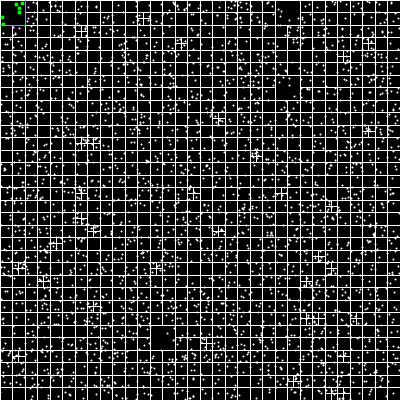
Frame 1 (no input)
Frame 60 (the mouse pressed at the canvas centre just before this capture): identical to frame 1, image omitted
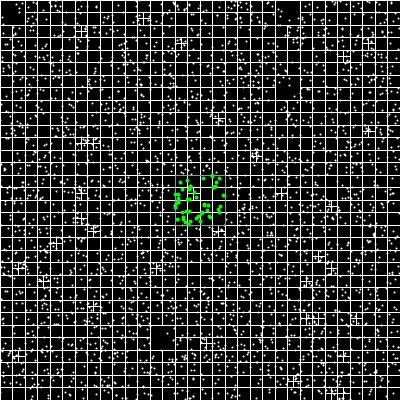
Frame 120 (the mouse held since frame 60 and released just before this capture)

The Processing sketch that drew these frames (run headless with seeded random() and noise(); from frame 60 on, the mouse is pressed at the canvas centre):

// Processing sketch: QuadTreeExample
// ── QuadTreeExample.pde
QuadTree qtree;

void setup() {
  size(400, 400);
  background(255);
  Rectangle boundary = new Rectangle(200, 200, 200, 200);
  qtree = new QuadTree(boundary, 4);
  for (int i = 0; i < 3000; i++) {
    Point p = new Point(random(width), random(height));
    qtree.insert(p);
  }
}

void draw() {
  background(0);
  qtree.show();
  stroke(0, 255, 0);
  rectMode(CENTER);
  Rectangle range = new Rectangle(mouseX, mouseY, 25, 25);
  rect(range.x, range.y, range.w * 2, range.h * 2);
  ArrayList<Point>points = qtree.query(range);
  for (Point p : points) {
    strokeWeight(4);
    point(p.x, p.y);
  }
}

// ── QuadTree.pde
class Point {
  float x, y;
  Point(float x, float y) {
    this.x = x;
    this.y = y;
  }
}

class Rectangle {
  float x, y, w, h;
  Rectangle(float x, float y, float w, float h) {
    this.x = x;
    this.y = y;
    this.w = w;
    this.h = h;
  }

  boolean contains(Point point) {
    return (point.x >= this.x - this.w &&
      point.x <= this.x + this.w &&
      point.y >= this.y - this.h &&
      point.y <= this.y + this.h);
  }

  boolean intersects(Rectangle range) {
    return !(range.x - range.w > this.x + this.w ||
      range.x + range.w < this.x - this.w ||
      range.y - range.h > this.y + this.h ||
      range.y + range.h < this.y - this.h);
  }
}

class QuadTree {
  Rectangle boundary;
  int capacity;
  ArrayList<Point> points;
  boolean divided;
  QuadTree northeast, northwest, southeast, southwest;

  QuadTree(Rectangle boundary, int n) {
    this.boundary = boundary;
    this.capacity = n;
    this.points = new ArrayList<Point>();
    this.divided = false;
  }

  void subdivide() {
    float x = this.boundary.x;
    float y = this.boundary.y;
    float w = this.boundary.w;
    float h = this.boundary.h;
    Rectangle ne = new Rectangle(x + w / 2, y - h / 2, w / 2, h / 2);
    this.northeast = new QuadTree(ne, this.capacity);
    Rectangle nw = new Rectangle(x - w / 2, y - h / 2, w / 2, h / 2);
    this.northwest = new QuadTree(nw, this.capacity);
    Rectangle se = new Rectangle(x + w / 2, y + h / 2, w / 2, h / 2);
    this.southeast = new QuadTree(se, this.capacity);
    Rectangle sw = new Rectangle(x - w / 2, y + h / 2, w / 2, h / 2);
    this.southwest = new QuadTree(sw, this.capacity);
    this.divided = true;
  }

  boolean insert(Point point) {
    if (!this.boundary.contains(point)) {
      return false;
    }
    if (this.points.size() < this.capacity) {
      this.points.add(point);
      return true;
    } else {
      if (!this.divided) {
        this.subdivide();
      }
      if (this.northeast.insert(point)) {
        return true;
      } else if (this.northwest.insert(point)) {
        return true;
      } else if (this.southeast.insert(point)) {
        return true;
      } else if (this.southwest.insert(point)) {
        return true;
      }
    }
    return false;
  }

  ArrayList<Point> query(Rectangle range) {
    return query(range, null);
  }

  ArrayList<Point> query(Rectangle range, ArrayList<Point> found) {
    if (null == found) {
      found = new ArrayList<Point>();
    }
    if (!this.boundary.intersects(range)) {
      return null;
    } else {
      for (Point p : this.points) {
        if (range.contains(p)) {
          found.add(p);
        }
      }
      if (this.divided) {
        this.northwest.query(range, found);
        this.northeast.query(range, found);
        this.southwest.query(range, found);
        this.southeast.query(range, found);
      }
    }
    return found;
  }


  void show() {
    stroke(255);
    noFill();
    strokeWeight(1);
    rectMode(CENTER);
    rect(this.boundary.x, this.boundary.y, this.boundary.w * 2, this.boundary.h * 2);
    for (Point p : this.points) {
      strokeWeight(2);
      point(p.x, p.y);
    }

    if (this.divided) {
      this.northeast.show();
      this.northwest.show();
      this.southeast.show();
      this.southwest.show();
    }
  }
}
